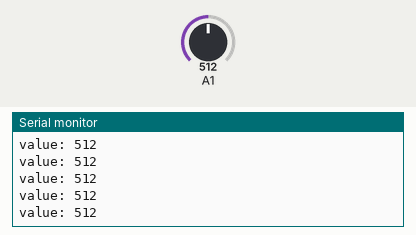
A sketch run on a simulated Arduino Uno, built with avr-gcc and run on an emulated ATmega328P. Shown: the last lines printed to the serial monitor. The inputs (shaded band) are chosen by the test bench; at power-on: A1 = 512.

Above: at 1.2 s.
1.3 s: A1 set to 716
At 1.31 s:
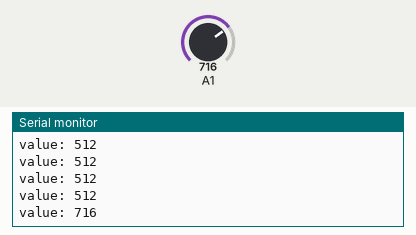
2.8 s: A1 set to 900
At 2.81 s:
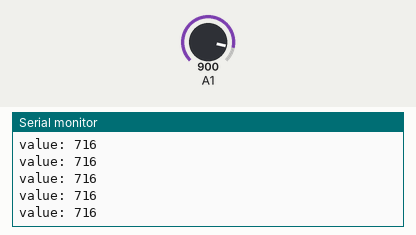
Timing chart, 0 to 5.8 s (numbered marks = the images above; inputs shaded):
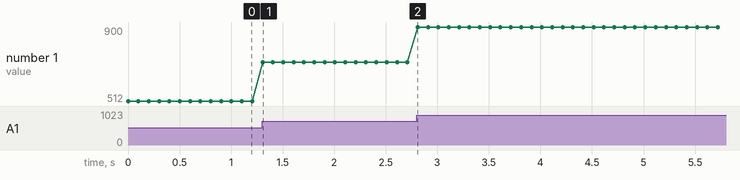

The sketch:

Encoder_OLD.ino
```cpp
// Meant to test encoder with magnets and with the encoder Custom library

int encoderValue= 0;

void setup() {
  // put your setup code here, to run once:
Serial.begin(9600);
}

void loop() {
  // put your main code here, to run repeatedly:
  encoderValue = analogRead(A1); //encoder vOUT

  Serial.print("value: ");
Serial.println(encoderValue);

delay(100);

/*
 * LOGIC:
 * If, 500, count X revolutions, have an input of 8 for function
 *
 * If change from 500 is greater than 100, count as toggle
 *
 *
 *
 */


}
```

Measured:
- after the input at 1.3 s, the serial monitor: prints a new line at once (image 1)
- plotted number 1: 512 → 716 after the input at 1.3 s, 716 → 900 after the input at 2.8 s
